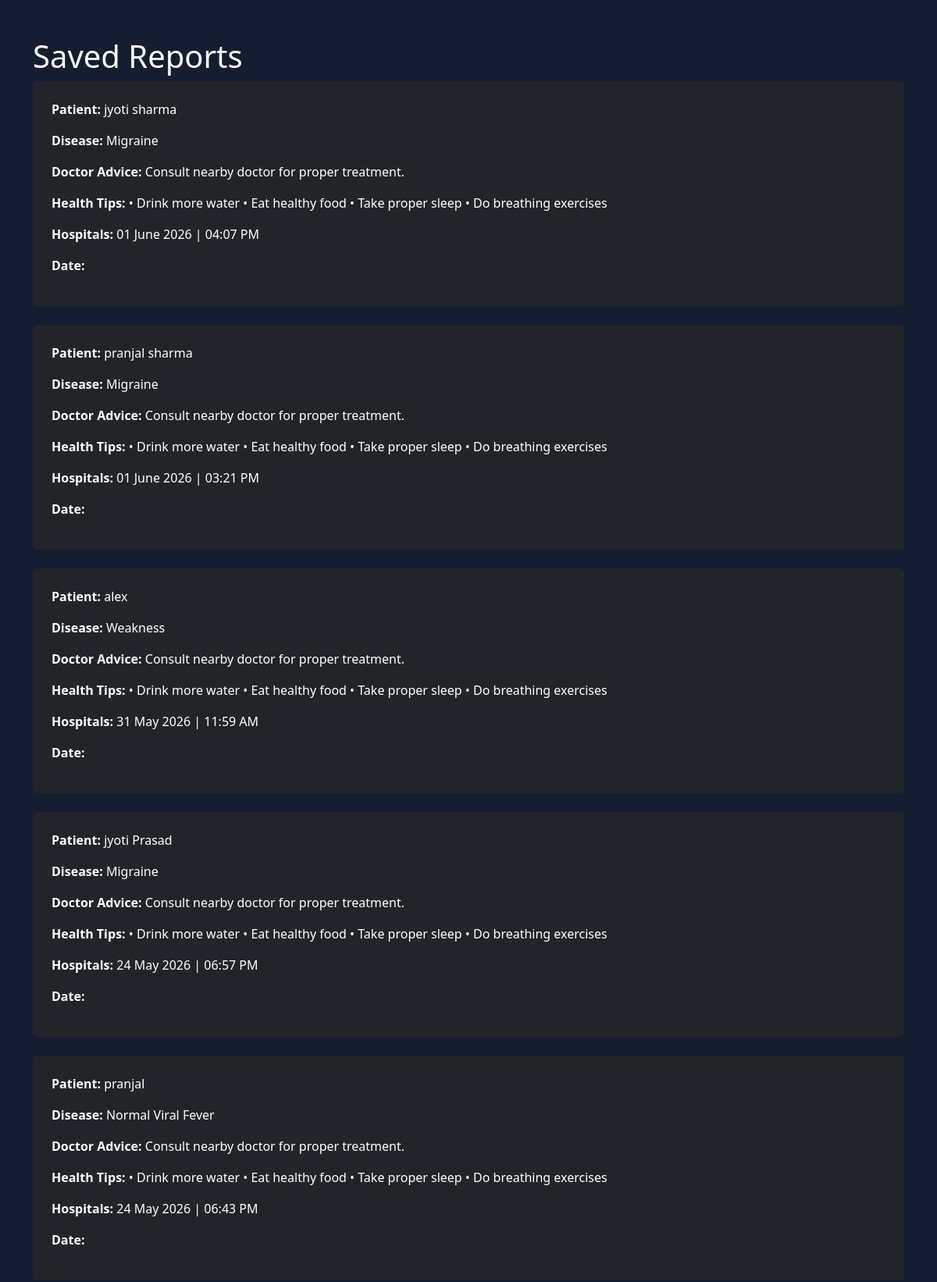
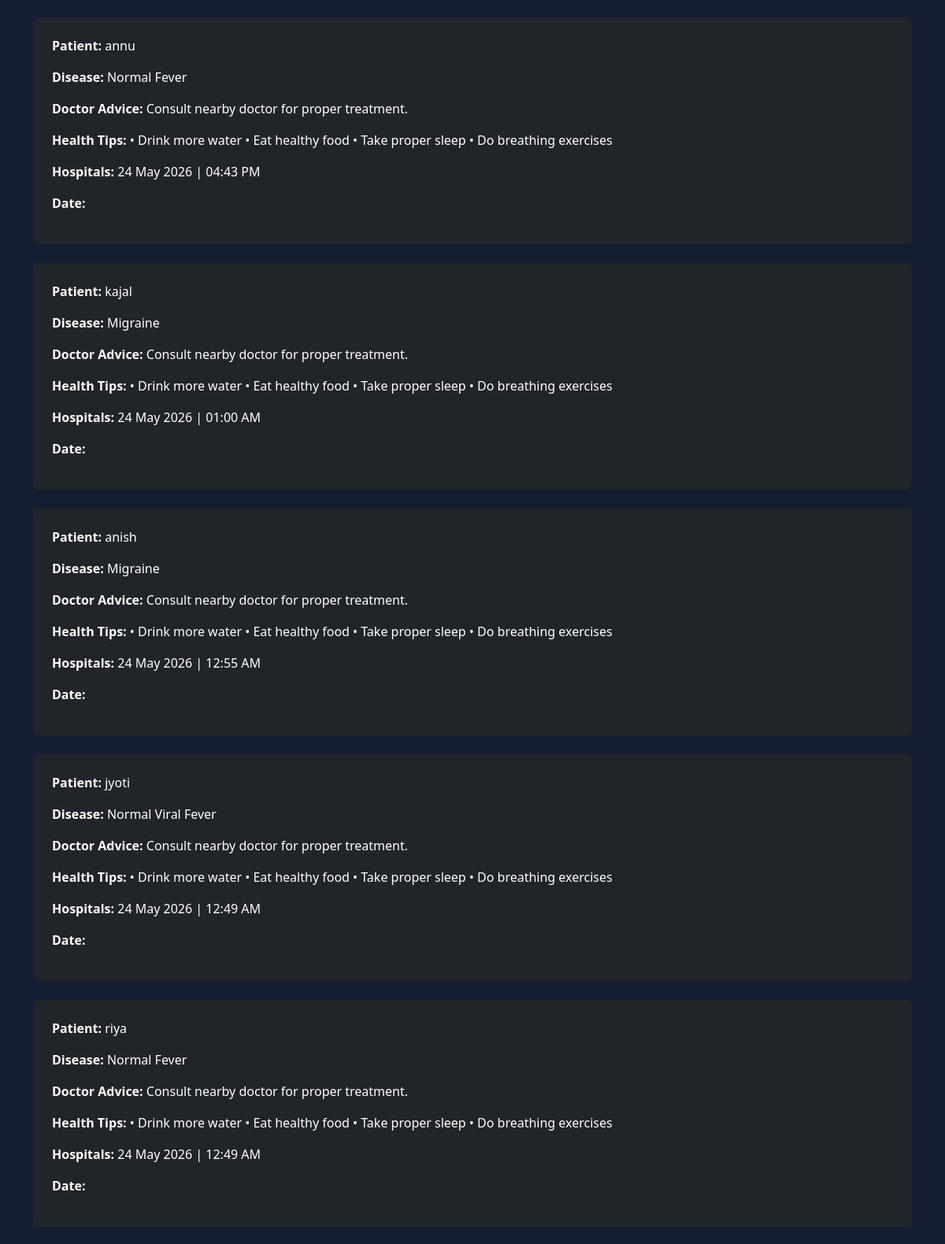
Page /reports (upper part) on the committed database (2 pictures, top to bottom).
### tables this page shows
CREATE TABLE reports(

    id INTEGER PRIMARY KEY AUTOINCREMENT,
    patient_name TEXT,
    disease TEXT,
    doctor_advice TEXT,
    health_tips TEXT,
    report_time TEXT

);

### app.py (the view)
@app.route('/reports')
def reports():
    conn = sqlite3.connect("users.db")
    cursor = conn.cursor()
    cursor.execute(
        """

        SELECT patient_name,

        disease,

        doctor_advice,

        health_tips,

        report_time

        FROM reports

        ORDER BY id DESC

        """
    )
    reports = cursor.fetchall()
    conn.close()
    return render_template(
        'reports.html',
        reports=reports
    )

### templates/reports.html (shortened to what this page needs)
<!DOCTYPE html>
<html>
<head>
<link href="https://cdn.jsdelivr.net/npm/bootstrap@5.3.3/dist/css/bootstrap.min.css" rel="stylesheet">
</head>
<body style="background:#141e30;color:white;">
<div class="container mt-5">
<h1>Saved Reports</h1>
{% for report in reports %}
<div class="bg-dark p-4 rounded mb-4">
<p><b>Patient:</b> {{ report[0] }}</p>
<p><b>Disease:</b> {{ report[1] }}</p>
<p><b>Doctor Advice:</b> {{ report[2] }}</p>
<p><b>Health Tips:</b> {{ report[3] }}</p>
<p><b>Hospitals:</b> {{ report[4] }}</p>
<p><b>Date:</b> {{ report[5] }}</p>
</div>
{% endfor %}
</div>
</body>
</html>

### rows in the picture
reports: patient_name "jyoti sharma", disease "Migraine", doctor_advice "Consult nearby doctor for proper treatment.", health_tips "• Drink more water • Eat healthy food • Take proper sleep • Do breathing exercises", report_time "01 June 2026 | 04:07 PM"
reports: patient_name "pranjal sharma", disease "Migraine", doctor_advice "Consult nearby doctor for proper treatment.", health_tips "• Drink more water • Eat healthy food • Take proper sleep • Do breathing exercises", report_time "01 June 2026 | 03:21 PM"
reports: patient_name "alex", disease "Weakness", doctor_advice "Consult nearby doctor for proper treatment.", health_tips "• Drink more water • Eat healthy food • Take proper sleep • Do breathing exercises", report_time "31 May 2026 | 11:59 AM"
reports: patient_name "jyoti Prasad", disease "Migraine", doctor_advice "Consult nearby doctor for proper treatment.", health_tips "• Drink more water • Eat healthy food • Take proper sleep • Do breathing exercises", report_time "24 May 2026 | 06:57 PM"
reports: patient_name "pranjal", disease "Normal Viral Fever", doctor_advice "Consult nearby doctor for proper treatment.", health_tips "• Drink more water • Eat healthy food • Take proper sleep • Do breathing exercises", report_time "24 May 2026 | 06:43 PM"
reports: patient_name "annu", disease "Normal Fever", doctor_advice "Consult nearby doctor for proper treatment.", health_tips "• Drink more water • Eat healthy food • Take proper sleep • Do breathing exercises", report_time "24 May 2026 | 04:43 PM"
reports: patient_name "kajal", disease "Migraine", doctor_advice "Consult nearby doctor for proper treatment.", health_tips "• Drink more water • Eat healthy food • Take proper sleep • Do breathing exercises", report_time "24 May 2026 | 01:00 AM"
reports: patient_name "anish", disease "Migraine", doctor_advice "Consult nearby doctor for proper treatment.", health_tips "• Drink more water • Eat healthy food • Take proper sleep • Do breathing exercises", report_time "24 May 2026 | 12:55 AM"
reports: patient_name "jyoti", disease "Normal Viral Fever", doctor_advice "Consult nearby doctor for proper treatment.", health_tips "• Drink more water • Eat healthy food • Take proper sleep • Do breathing exercises", report_time "24 May 2026 | 12:49 AM"
reports: patient_name "riya", disease "Normal Fever", doctor_advice "Consult nearby doctor for proper treatment.", health_tips "• Drink more water • Eat healthy food • Take proper sleep • Do breathing exercises", report_time "24 May 2026 | 12:49 AM"
